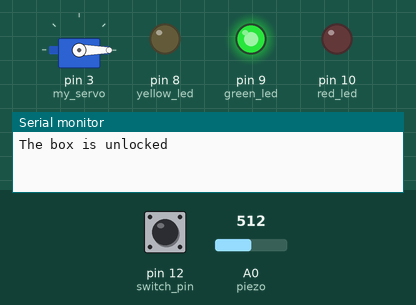
The sketch below on a simulated Arduino Uno, built with avr-gcc and run on an emulated ATmega328P. Parts: servo, output pins drawn as LEDs (lit = HIGH), the last lines printed to the serial monitor. The test bench sets the inputs (shaded band); at power-on: pin 12 (switch_pin) LOW, A0 (piezo) = 512.

Above: at 1.2 s.
1.3 s: pin 12 (switch_pin) pulled HIGH for 0.15 s
At 2.1 s:
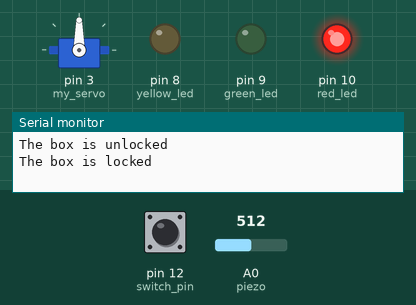
Timing chart, 0 to 4.3 s (numbered marks = the images above; inputs shaded):
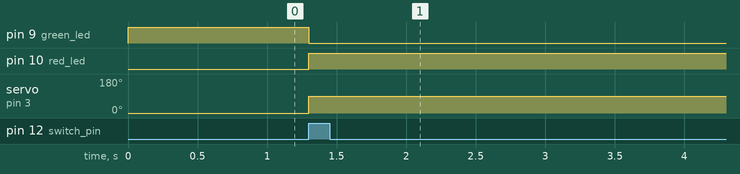

The sketch:

12-knock-lock.ino
```cpp
#include <Servo.h>

Servo my_servo;

const int piezo = A0;
const int switch_pin = 12;
const int red_led = 10;
const int green_led = 9;
const int yellow_led = 8;

int knock_val;
int switch_val;

const int quiet_knock = 10;
const int loud_knock = 100;

boolean locked = false;
int number_of_knocks = 0;

void setup() {
  my_servo.attach(3);
  pinMode(yellow_led, OUTPUT);
  pinMode(green_led, OUTPUT);
  pinMode(red_led, OUTPUT);
  pinMode(switch_pin, INPUT);
  Serial.begin(9600);
  digitalWrite(green_led, HIGH);
  my_servo.write(0);
  Serial.println("The box is unlocked");
}

void loop() {
 if (locked == false) {
   switch_val = digitalRead(switch_pin);
   if (switch_val == HIGH) {
     locked = true;
     digitalWrite(green_led, LOW);
     digitalWrite(red_led, HIGH);
     my_servo.write(90);
     Serial.println("The box is locked");
     delay(1000);
   }
 }

 if (locked == true) {
   knock_val = analogRead(piezo);
   if (number_of_knocks < 3 && knock_val > 0) {
     if (checkForKnock(knock_val) == true) {
       number_of_knocks++;
     }
     Serial.print(3-number_of_knocks);
     Serial.println(" more knock to go...");
   }

   if (number_of_knocks >= 3) {
     locked = false;
     my_servo.write(0);
     delay(20);
     digitalWrite(green_led, HIGH);
     digitalWrite(red_led, LOW);
     Serial.println("The box is unlocked!");
     number_of_knocks = 0;
   }
 }
}

boolean checkForKnock(int value) {
  if (value > quiet_knock && value < loud_knock) {
    digitalWrite(yellow_led, HIGH);
    delay(50);
    digitalWrite(yellow_led, LOW);
    Serial.print("Valid knock of value: ");
    Serial.println(value);
    return true;
  } else {
    Serial.print("Bad knock value: ");
    Serial.println(value);
    return false;
  }
}
```

Measured:
- after the input at 1.3 s, pin 9 (green_led): HIGH → LOW at once; pin 10 (red_led): LOW → HIGH at once; servo on pin 3 (my_servo): 0° → 90° at once
